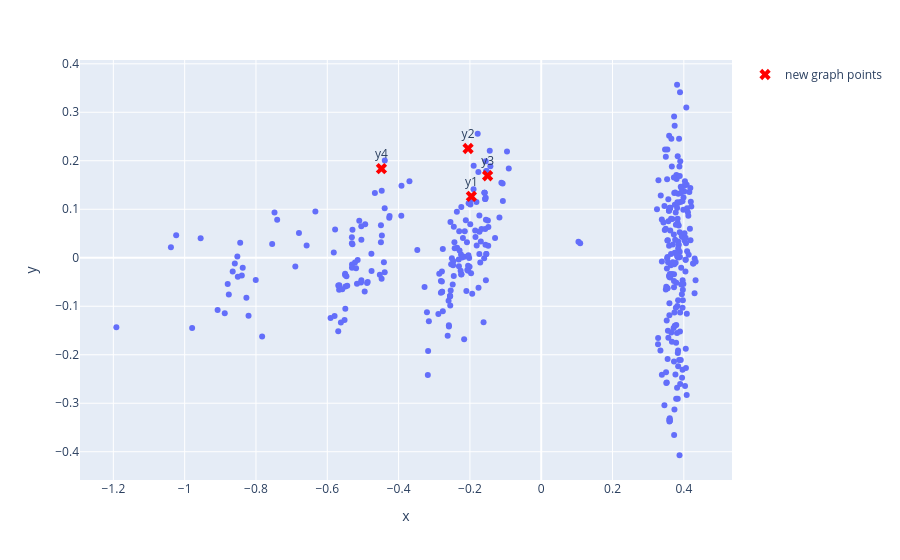

Notebook code for this chart:
### Code cell
chords_list = [metadata[i]['chords'] for i in range(len(y_graph))]
df_graph = pd.DataFrame({
    'x': y_graph[:,0],
    'y': y_graph[:,1],
    'chords': chords_list
})
fig = px.scatter(data_frame=df_graph, x='x', y='y', hover_data=['chords'])
fig.add_trace(go.Scatter(
    x=new_graph_2d[:, 0],
    y=new_graph_2d[:, 1],
    mode='markers+text',
    marker=dict(color='red', size=10, symbol='x'),
    text=['y1', 'y2', 'y3', 'y4'],
    hovertext=[
        in_seq_1.replace(';','<br>').replace('b_', '<br>b_'),
        in_seq_2.replace(';','<br>').replace('b_', '<br>b_'),
        in_seq_3.replace(';','<br>').replace('b_', '<br>b_'),
        in_seq_4.replace(';','<br>').replace('b_', '<br>b_'),
    ],
    hoverinfo='text',
    textposition='top center',
    name='new graph points'
))
fig.show()

# fig = px.scatter(
#     data_frame=df,
#     x='x',
#     y='y',
#     hover_data=['chords']
# )
# fig.show()

### Figure 1 — Plotly figure (JSON) as saved in the notebook; plotly's stock layout.template omitted (floating-point values rounded to 4 significant figures; data arrays with more than 128 entries replaced by an {"elided": "..."} marker saying what was removed)
{"data": [{"customdata": {"elided": "390x1 str values"}, "hovertemplate": "x=%{x}<br>y=%{y}<br>chords=%{customdata[0]}<extra></extra>", "legendgroup": "", "marker": {"color": "#636efa", "symbol": "circle"}, "mode": "markers", "name": "", "orientation": "v", "showlegend": false, "type": "scatter", "x": {"elided": "390 float values"}, "xaxis": "x", "y": {"elided": "390 float values"}, "yaxis": "y"}, {"hoverinfo": "text", "hovertext": ["<br>b_C:maj_@2_m[0,4,9]<br>A:7_@2_m[1,4]<br>b_D:min_@4_m[2,5,7]", "<br>b_C:maj_@2_m[0,4]<br>A:7_@2_m[1,7]<br>b_D:min_@4_m[2,5,9]", "<br>b_A:7_@2_m[1,4]<br>D:min_@2_m[2,5,7]<br>b_G:7_@4m[5,9,11]", "<br>b_A:min_@2_m[7]<br>D#:7_@2_m[7]<br>b_G#:maj7_@2_m[7]<br>G:7_@2_m[7]"], "marker": {"color": "red", "size": 10, "symbol": "x"}, "mode": "markers+text", "name": "new graph points", "text": ["y1", "y2", "y3", "y4"], "textposition": "top center", "type": "scatter", "x": [-0.1959, -0.2052, -0.1503, -0.4481], "y": [0.1265, 0.2254, 0.1692, 0.1837]}], "layout": {"legend": {"tracegroupgap": 0}, "margin": {"t": 60}, "xaxis": {"anchor": "y", "domain": [0, 1], "title": {"text": "x"}}, "yaxis": {"anchor": "x", "domain": [0, 1], "title": {"text": "y"}}}}
